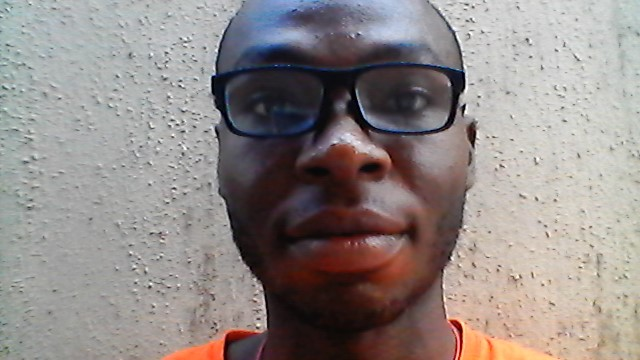
#> input picture Open cv project/Basic operation on image/chidalu.jpg, 640 x 360 px
$ python 'Merging and splitting.py'
#> lines starting #> are read from the running program, lines starting #| are printed output that depends on the picture
'''We mearge and split the rgb of images by indexing in numpy'''
import cv2

img=cv2.imread('chidalu.jpg',cv2.IMREAD_COLOR); #image read
#> img is the input picture: shape (360, 640, 3); mean B, G, R 135.6, 137.7, 146
#===>Merging of channels in image
img[:,:,1]=150; #change the image green to 300
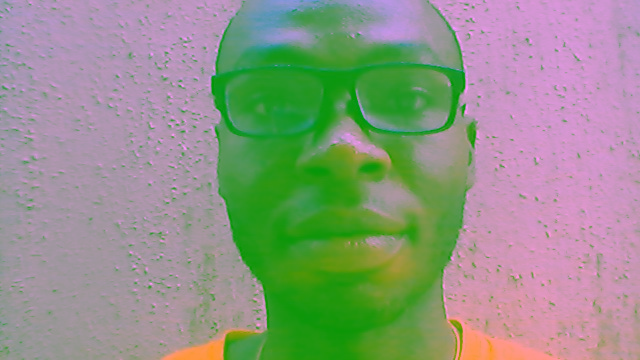
#> img: shape (360, 640, 3); mean B, G, R 135.6, 150, 146

#spliting of channels in image
b=img[:,:,0]; #get the value of image blue
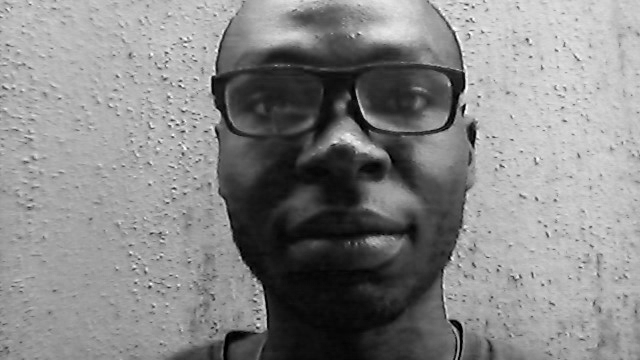
#> b: shape (360, 640); min 0, max 255, mean 135.6
print(b);
#> (printed output is left out)

cv2.namedWindow('image',cv2.WINDOW_NORMAL);#create a named window
cv2.imshow('image',img); #image show in window
if cv2.waitKey(0)&0xFF==ord('q'):
#> (key q is pressed here)
    cv2.destroyWindow('image'); #destroy window image
